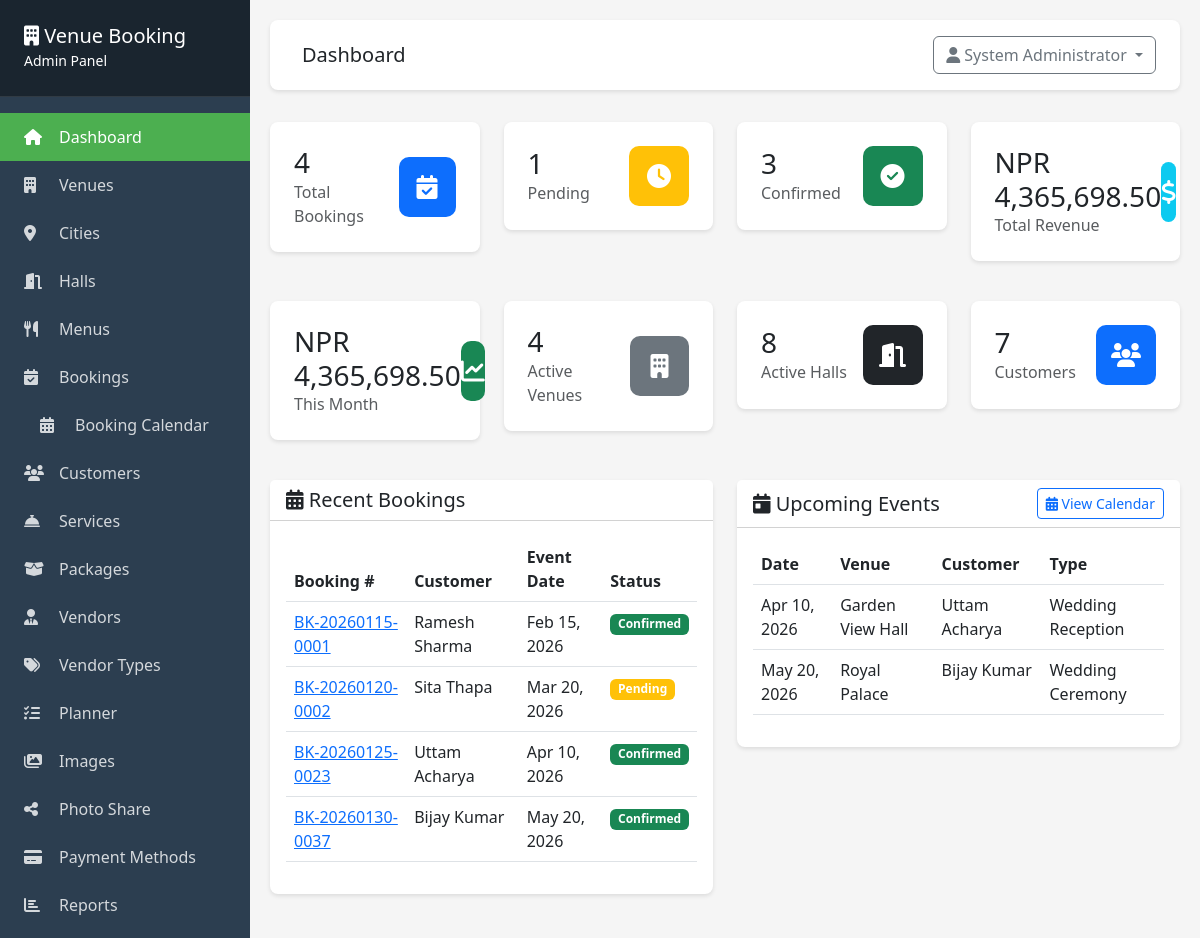
Page /admin/dashboard.php (signed in) on the committed database.
### tables this page shows
CREATE TABLE IF NOT EXISTS bookings (
    id INT PRIMARY KEY AUTO_INCREMENT,
    booking_number VARCHAR(50) UNIQUE NOT NULL,
    customer_id INT NOT NULL,
    hall_id INT DEFAULT NULL,
    custom_venue_name VARCHAR(255) DEFAULT NULL COMMENT 'Venue name when customer brings own venue (hall_id is NULL)',
    custom_hall_name VARCHAR(255) DEFAULT NULL COMMENT 'Hall/location name when customer brings own venue (hall_id is NULL)',
    event_date DATE NOT NULL,
    start_time TIME DEFAULT NULL,
    end_time TIME DEFAULT NULL,
    shift ENUM('morning', 'afternoon', 'evening', 'fullday') NOT NULL,
    event_type VARCHAR(100) NOT NULL,
    number_of_guests INT NOT NULL,
    hall_price DECIMAL(10, 2) NOT NULL,
    menu_total DECIMAL(10, 2) DEFAULT 0,
    services_total DECIMAL(10, 2) DEFAULT 0,
    subtotal DECIMAL(10, 2) NOT NULL,
    tax_amount DECIMAL(10, 2) DEFAULT 0,
    grand_total DECIMAL(10, 2) NOT NULL,
    special_requests TEXT,
    booking_status ENUM('pending', 'payment_submitted', 'confirmed', 'cancelled', 'completed') DEFAULT 'pending',
    payment_status ENUM('pending', 'partial', 'paid', 'cancelled') DEFAULT 'pending',
    advance_payment_received TINYINT(1) DEFAULT 0 COMMENT 'Whether advance payment has been received (0=No, 1=Yes)',
    created_at TIMESTAMP DEFAULT CURRENT_TIMESTAMP,
    updated_at TIMESTAMP DEFAULT CURRENT_TIMESTAMP ON UPDATE CURRENT_TIMESTAMP,
    FOREIGN KEY (customer_id) REFERENCES customers(id),
    FOREIGN KEY (hall_id) REFERENCES halls(id) ON DELETE SET NULL,
    INDEX idx_event_date (event_date),
    INDEX idx_booking_number (booking_number),
    INDEX idx_status (booking_status),
    INDEX idx_advance_payment_received (advance_payment_received)
);

CREATE TABLE IF NOT EXISTS customers (
    id INT PRIMARY KEY AUTO_INCREMENT,
    full_name VARCHAR(255) NOT NULL,
    phone VARCHAR(20) NOT NULL,
    email VARCHAR(100),
    address TEXT,
    city VARCHAR(100) NULL,
    loyalty_points INT NOT NULL DEFAULT 0,
    created_at TIMESTAMP DEFAULT CURRENT_TIMESTAMP,
    updated_at TIMESTAMP DEFAULT CURRENT_TIMESTAMP ON UPDATE CURRENT_TIMESTAMP,
    INDEX idx_phone (phone),
    INDEX idx_email (email),
    INDEX idx_city (city)
);

### includes/functions.php (called while the page is built, shortened)
<?php
function formatCurrency($amount) {
    $currency = getSetting('currency', 'NPR');
    return $currency . ' ' . number_format($amount, 2);
}
function getSetting($key, $default = '') {
    static $cache = [];
    if (array_key_exists($key, $cache)) {
        return $cache[$key];
    }
    $env_map = [
        'email_enabled'     => 'MAIL_NOTIFICATIONS_ENABLED',
        'email_from_name'   => 'MAIL_FROM_NAME',
        'email_from_address'=> 'MAIL_FROM_ADDRESS',
        'admin_email'       => 'MAIL_ADMIN_EMAIL',
        'smtp_enabled'      => 'MAIL_SMTP_ENABLED',
        'smtp_host'         => 'MAIL_HOST',
        'smtp_port'         => 'MAIL_PORT',
        'smtp_username'     => 'MAIL_USERNAME',
        'smtp_password'     => 'MAIL_PASSWORD',
        'smtp_encryption'   => 'MAIL_ENCRYPTION',
    ];
    try {
        $db = getDB();
        $stmt = $db->prepare("SELECT setting_value FROM settings WHERE setting_key = ?");
        $stmt->execute([$key]);
        $result = $stmt->fetch();
        $value = $result ? $result['setting_value'] : null;
        $cache[$key] = ($value !== null) ? $value : $default;
        return $cache[$key];
    } catch (Exception $e) {
        error_log("Error in getSetting for key '$key': " . $e->getMessage());
        if (isset($env_map[$key])) {
            $env_value = $_ENV[$env_map[$key]] ?? getenv($env_map[$key]);
            if ($env_value !== false && $env_value !== null) {
                $cache[$key] = $env_value;
                return $cache[$key];
            }
        }
        $cache[$key] = $default;
        return $default;
    }
}
    ?>

### admin/dashboard.php (the view, shortened to what this page needs)
<?php
require_once __DIR__ . '/includes/header.php';
$db = getDB();
$stats = [];
$stmt = $db->query("SELECT COUNT(*) as count FROM bookings");
$stats['total_bookings'] = $stmt->fetch()['count'];
$stmt = $db->query("SELECT COUNT(*) as count FROM bookings WHERE booking_status = 'pending'");
$stats['pending_bookings'] = $stmt->fetch()['count'];
$stmt = $db->query("SELECT COUNT(*) as count FROM bookings WHERE booking_status = 'confirmed'");
$stats['confirmed_bookings'] = $stmt->fetch()['count'];
$stmt = $db->query("SELECT SUM(grand_total) as total FROM bookings WHERE booking_status != 'cancelled'");
$stats['total_revenue'] = $stmt->fetch()['total'] ?? 0;
$stmt = $db->query("SELECT SUM(grand_total) as total FROM bookings WHERE MONTH(created_at) = MONTH(CURRENT_DATE()) AND YEAR(created_at) = YEAR(CURRENT_DATE()) AND booking_status != 'cancelled'");
$stats['month_revenue'] = $stmt->fetch()['total'] ?? 0;
$stmt = $db->query("SELECT COUNT(*) as count FROM venues WHERE status = 'active'");
$stats['total_venues'] = $stmt->fetch()['count'];
$stmt = $db->query("SELECT COUNT(*) as count FROM halls WHERE status = 'active'");
$stats['total_halls'] = $stmt->fetch()['count'];
$stmt = $db->query("SELECT COUNT(*) as count FROM customers");
$stats['total_customers'] = $stmt->fetch()['count'];
$stmt = $db->query("SELECT b.*, c.full_name, COALESCE(h.name, b.custom_hall_name) as hall_name, COALESCE(v.name, b.custom_venue_name) as venue_name
                    FROM bookings b
                    INNER JOIN customers c ON b.customer_id = c.id
                    LEFT JOIN halls h ON b.hall_id = h.id
                    LEFT JOIN venues v ON h.venue_id = v.id
                    ORDER BY b.created_at DESC
                    LIMIT 10");
$recent_bookings = $stmt->fetchAll();
$stmt = $db->query("SELECT b.*, c.full_name, COALESCE(h.name, b.custom_hall_name) as hall_name, COALESCE(v.name, b.custom_venue_name) as venue_name
                    FROM bookings b
                    INNER JOIN customers c ON b.customer_id = c.id
                    LEFT JOIN halls h ON b.hall_id = h.id
                    LEFT JOIN venues v ON h.venue_id = v.id
                    WHERE b.event_date >= CURDATE()
                    AND b.booking_status != 'cancelled'
                    ORDER BY b.event_date ASC
                    LIMIT 10");
$upcoming_events = $stmt->fetchAll();
?>
<div class="row">
    <div class="col-md-3 col-sm-6 mb-3">
        <div class="stat-card">
            <div class="d-flex justify-content-between align-items-center">
                <div>
                    <h3 class="mb-0"><?php echo $stats['total_bookings']; ?></h3>
                    <p class="text-muted mb-0">Total Bookings</p>
                </div>
                <div class="stat-icon bg-primary text-white">
                    <i class="fas fa-calendar-check"></i>
                </div>
            </div>
        </div>
    </div>
    <div class="col-md-3 col-sm-6 mb-3">
        <div class="stat-card">
            <div class="d-flex justify-content-between align-items-center">
                <div>
                    <h3 class="mb-0"><?php echo $stats['pending_bookings']; ?></h3>
                    <p class="text-muted mb-0">Pending</p>
                </div>
                <div class="stat-icon bg-warning text-white">
                    <i class="fas fa-clock"></i>
                </div>
            </div>
        </div>
    </div>
    <div class="col-md-3 col-sm-6 mb-3">
        <div class="stat-card">
            <div class="d-flex justify-content-between align-items-center">
                <div>
                    <h3 class="mb-0"><?php echo $stats['confirmed_bookings']; ?></h3>
                    <p class="text-muted mb-0">Confirmed</p>
                </div>
                <div class="stat-icon bg-success text-white">
                    <i class="fas fa-check-circle"></i>
                </div>
            </div>
        </div>
    </div>
    <div class="col-md-3 col-sm-6 mb-3">
        <div class="stat-card">
            <div class="d-flex justify-content-between align-items-center">
                <div>
                    <h3 class="mb-0"><?php echo formatCurrency($stats['total_revenue']); ?></h3>
                    <p class="text-muted mb-0">Total Revenue</p>
                </div>
                <div class="stat-icon bg-info text-white">
                    <i class="fas fa-dollar-sign"></i>
                </div>
            </div>
        </div>
    </div>
</div>
<div class="row">
    <div class="col-md-3 col-sm-6 mb-3">
        <div class="stat-card">
            <div class="d-flex justify-content-between align-items-center">
                <div>
                    <h3 class="mb-0"><?php echo formatCurrency($stats['month_revenue']); ?></h3>
                    <p class="text-muted mb-0">This Month</p>
                </div>
                <div class="stat-icon bg-success text-white">
                    <i class="fas fa-chart-line"></i>
                </div>
            </div>
        </div>
    </div>
    <div class="col-md-3 col-sm-6 mb-3">
        <div class="stat-card">
            <div class="d-flex justify-content-between align-items-center">
                <div>
                    <h3 class="mb-0"><?php echo $stats['total_venues']; ?></h3>
                    <p class="text-muted mb-0">Active Venues</p>
                </div>
                <div class="stat-icon bg-secondary text-white">
                    <i class="fas fa-building"></i>
                </div>
            </div>
        </div>
    </div>
    <div class="col-md-3 col-sm-6 mb-3">
        <div class="stat-card">
            <div class="d-flex justify-content-between align-items-center">
                <div>
                    <h3 class="mb-0"><?php echo $stats['total_halls']; ?></h3>
                    <p class="text-muted mb-0">Active Halls</p>
                </div>
                <div class="stat-icon bg-dark text-white">
                    <i class="fas fa-door-open"></i>
                </div>
            </div>
        </div>
    </div>
    <div class="col-md-3 col-sm-6 mb-3">
        <div class="stat-card">
            <div class="d-flex justify-content-between align-items-center">
                <div>
                    <h3 class="mb-0"><?php echo $stats['total_customers']; ?></h3>
                    <p class="text-muted mb-0">Customers</p>
                </div>
                <div class="stat-icon bg-primary text-white">
                    <i class="fas fa-users"></i>
                </div>
            </div>
        </div>
    </div>
</div>
<div class="row">
    <div class="col-lg-6 mb-4">
        <div class="card">
            <div class="card-header bg-white">
                <h5 class="mb-0"><i class="fas fa-calendar-alt"></i> Recent Bookings</h5>
            </div>
            <div class="card-body">
                <?php if (empty($recent_bookings)): ?>
                    <p class="text-muted">No bookings yet.</p>
                <?php else: ?>
                    <div class="table-responsive">
                        <table class="table table-hover">
                            <thead>
                                <tr>
                                    <th>Booking #</th>
                                    <th>Customer</th>
                                    <th>Event Date</th>
                                    <th>Status</th>
                                </tr>
                            </thead>
                            <tbody>
                                <?php foreach ($recent_bookings as $booking): ?>
                                    <tr>
                                        <td><a href="bookings/view.php?id=<?php echo $booking['id']; ?>"><?php echo $booking['booking_number']; ?></a></td>
                                        <td><?php echo htmlspecialchars($booking['full_name']); ?></td>
                                        <td><?php echo date('M d, Y', strtotime($booking['event_date'])); ?></td>
                                        <td>
                                            <span class="badge bg-<?php
                                                echo $booking['booking_status'] == 'confirmed' ? 'success' :
                                                    ($booking['booking_status'] == 'pending' ? 'warning' : 'danger');
                                            ?>">
                                                <?php echo ucfirst($booking['booking_status']); ?>
                                            </span>
                                        </td>
                                    </tr>
                                <?php endforeach; ?>
                            </tbody>
                        </table>
                    </div>
                <?php endif; ?>
            </div>
        </div>
    </div>
    <div class="col-lg-6 mb-4">
        <div class="card">
            <div class="card-header bg-white d-flex justify-content-between align-items-center">
                <h5 class="mb-0"><i class="fas fa-calendar-day"></i> Upcoming Events</h5>
                <a href="<?php echo BASE_URL; ?>/admin/bookings/calendar.php" class="btn btn-outline-primary btn-sm">
                    <i class="fas fa-calendar-alt"></i> View Calendar
                </a>
            </div>
            <div class="card-body">
                <?php if (empty($upcoming_events)): ?>
                    <p class="text-muted">No upcoming events.</p>
                <?php else: ?>
                    <div class="table-responsive">
                        <table class="table table-hover">
                            <thead>
                                <tr>
                                    <th>Date</th>
                                    <th>Venue</th>
                                    <th>Customer</th>
                                    <th>Type</th>
                                </tr>
                            </thead>
                            <tbody>
                                <?php foreach ($upcoming_events as $event): ?>
                                    <tr>
                                        <td><?php echo date('M d, Y', strtotime($event['event_date'])); ?></td>
                                        <td><?php echo htmlspecialchars($event['venue_name']); ?></td>
                                        <td><?php echo htmlspecialchars($event['full_name']); ?></td>
                                        <td><?php echo htmlspecialchars($event['event_type']); ?></td>
                                    </tr>
                                <?php endforeach; ?>
                            </tbody>
                        </table>
                    </div>
                <?php endif; ?>
            </div>
        </div>
    </div>
</div>
<?php require_once __DIR__ . '/includes/footer.php'; ?>

### rows in the picture
bookings: booking_number "BK-20260115-0001", customer.full_name "Ramesh Sharma", event_date "Feb 15, 2026", booking_status "Confirmed"
bookings: booking_number "BK-20260120-0002", customer.full_name "Sita Thapa", event_date "Mar 20, 2026", booking_status "Pending"
bookings: booking_number "BK-20260125-0023", customer.full_name "Uttam Acharya", event_date "Apr 10, 2026", booking_status "Confirmed", venue_name "Garden View Hall", event_type "Wedding Reception"
bookings: booking_number "BK-20260130-0037", customer.full_name "Bijay Kumar", event_date "May 20, 2026", booking_status "Confirmed", venue_name "Royal Palace", event_type "Wedding Ceremony"

### other values in the picture
$page_title "Dashboard"
$current_user['full_name'] "System Administrator"
$stats['total_bookings'] "4"
$stats['pending_bookings'] "1"
$stats['confirmed_bookings'] "3"
formatCurrency($stats['total_revenue']) "NPR 4,365,698.50"
formatCurrency($stats['month_revenue']) "NPR 4,365,698.50"
$stats['total_venues'] "4"
$stats['total_halls'] "8"
$stats['total_customers'] "7"
